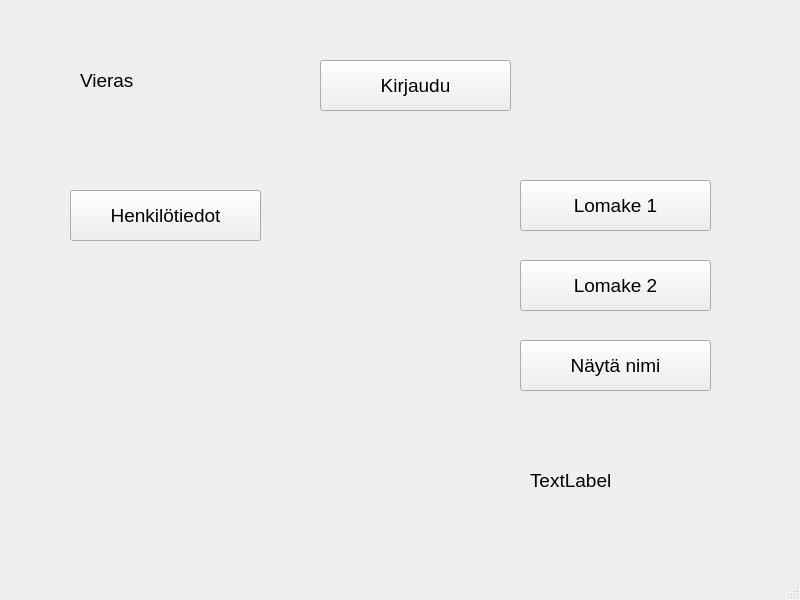
<?xml version="1.0" encoding="UTF-8"?>
<ui version="4.0">
 <class>MainWindow</class>
 <widget class="QMainWindow" name="MainWindow">
  <property name="geometry">
   <rect>
    <x>0</x>
    <y>0</y>
    <width>800</width>
    <height>600</height>
   </rect>
  </property>
  <property name="windowTitle">
   <string>MainWindow</string>
  </property>
  <widget class="QWidget" name="centralwidget">
   <widget class="QLabel" name="labelUsername">
    <property name="geometry">
     <rect>
      <x>80</x>
      <y>40</y>
      <width>201</width>
      <height>81</height>
     </rect>
    </property>
    <property name="font">
     <font>
      <pointsize>14</pointsize>
     </font>
    </property>
    <property name="text">
     <string>Vieras</string>
    </property>
   </widget>
   <widget class="QPushButton" name="btnLogin">
    <property name="geometry">
     <rect>
      <x>320</x>
      <y>60</y>
      <width>191</width>
      <height>51</height>
     </rect>
    </property>
    <property name="font">
     <font>
      <pointsize>14</pointsize>
     </font>
    </property>
    <property name="text">
     <string>Kirjaudu</string>
    </property>
   </widget>
   <widget class="QPushButton" name="btnForm1">
    <property name="geometry">
     <rect>
      <x>520</x>
      <y>180</y>
      <width>191</width>
      <height>51</height>
     </rect>
    </property>
    <property name="font">
     <font>
      <pointsize>14</pointsize>
     </font>
    </property>
    <property name="text">
     <string>Lomake 1</string>
    </property>
   </widget>
   <widget class="QPushButton" name="btnForm2">
    <property name="geometry">
     <rect>
      <x>520</x>
      <y>260</y>
      <width>191</width>
      <height>51</height>
     </rect>
    </property>
    <property name="font">
     <font>
      <pointsize>14</pointsize>
     </font>
    </property>
    <property name="text">
     <string>Lomake 2</string>
    </property>
   </widget>
   <widget class="QPushButton" name="btnForm3">
    <property name="geometry">
     <rect>
      <x>520</x>
      <y>340</y>
      <width>191</width>
      <height>51</height>
     </rect>
    </property>
    <property name="font">
     <font>
      <pointsize>14</pointsize>
     </font>
    </property>
    <property name="text">
     <string>Näytä nimi</string>
    </property>
   </widget>
   <widget class="QLabel" name="labelName">
    <property name="geometry">
     <rect>
      <x>530</x>
      <y>440</y>
      <width>181</width>
      <height>81</height>
     </rect>
    </property>
    <property name="font">
     <font>
      <pointsize>14</pointsize>
     </font>
    </property>
    <property name="text">
     <string>TextLabel</string>
    </property>
   </widget>
   <widget class="QPushButton" name="btnPersonData">
    <property name="geometry">
     <rect>
      <x>70</x>
      <y>190</y>
      <width>191</width>
      <height>51</height>
     </rect>
    </property>
    <property name="font">
     <font>
      <pointsize>14</pointsize>
     </font>
    </property>
    <property name="text">
     <string>Henkilötiedot</string>
    </property>
   </widget>
  </widget>
  <widget class="QMenuBar" name="menubar">
   <property name="geometry">
    <rect>
     <x>0</x>
     <y>0</y>
     <width>800</width>
     <height>21</height>
    </rect>
   </property>
  </widget>
  <widget class="QStatusBar" name="statusbar"/>
 </widget>
 <resources/>
 <connections/>
</ui>
